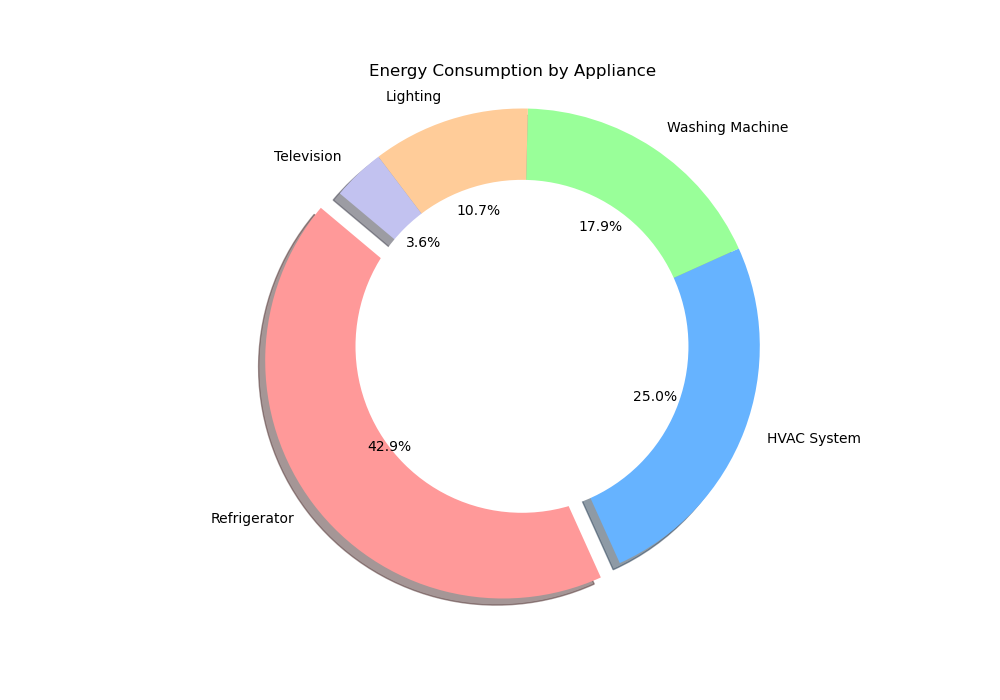

Reproduce this figure in Python.

import matplotlib.pyplot as plt

# Given data
data = [
    {'Appliance': 'Refrigerator', 'Energy Consumption (kWh)': 600},
    {'Appliance': 'HVAC System', 'Energy Consumption (kWh)': 350},
    {'Appliance': 'Washing Machine', 'Energy Consumption (kWh)': 250},
    {'Appliance': 'Lighting', 'Energy Consumption (kWh)': 150},
    {'Appliance': 'Television', 'Energy Consumption (kWh)': 50}
]

# Extracting appliance names and energy consumption values
appliances = [item['Appliance'] for item in data]
energy_consumption = [item['Energy Consumption (kWh)'] for item in data]

# Defining colors for each pie slice
colors = ['#ff9999','#66b3ff','#99ff99','#ffcc99', '#c2c2f0']

# To highlight certain slices, the 'explode' parameter can be adjusted
explode = (0.1, 0, 0, 0, 0)  # only "explode" the 1st slice (Refrigerator)

# Create a pie chart
plt.figure(figsize=(10, 7))
plt.pie(energy_consumption, labels=appliances, autopct='%1.1f%%', startangle=140, colors=colors, explode=explode, shadow=True)

# Draw a circle at the center of pie to make it look like a donut
centre_circle = plt.Circle((0,0),0.70,fc='white')
fig = plt.gcf()
fig.gca().add_artist(centre_circle)

# Equal aspect ratio ensures that pie is drawn as a circle
plt.axis('equal')  

# Adding a title
plt.title('Energy Consumption by Appliance')

# Show the plot
plt.show()
